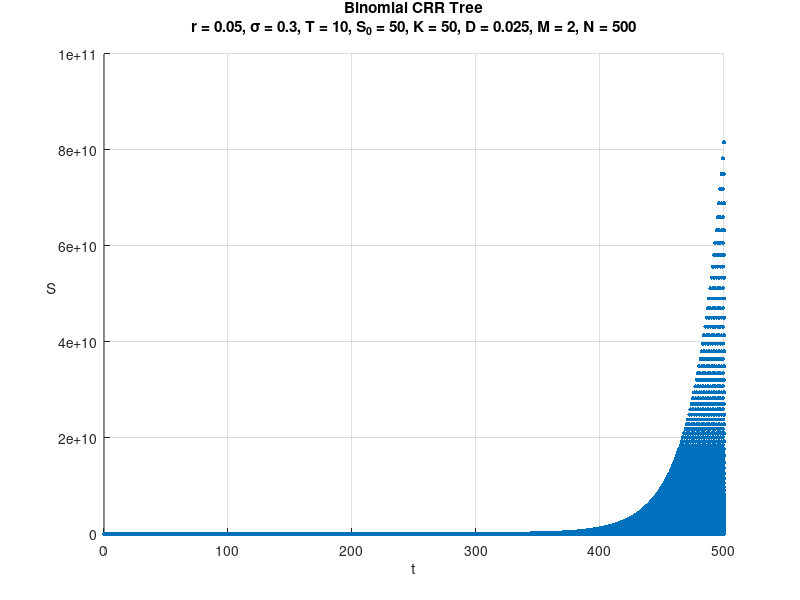

This figure's MATLAB source:
%%%%%%%%%%%%%%%%%%%%%%%%%%%%%%%%%%%%%%%%%%%%%%%%%%%%%%%%
% Binomial Method for Calculating Employee Stock Option%
%%%%%%%%%%%%%%%%%%%%%%%%%%%%%%%%%%%%%%%%%%%%%%%%%%%%%%%%
clear
clc

tic
%%%%%%%%%%%%%%%%%%%%%%%%%% Parameters %%%%%%%%%%%%%%%%%%%%%%%%%%%%%%%%%%%%%
r=0.05; % interest rate
sigma=0.3; % Volatility
T=10; % expiration time
K=50; % Strike Price
s0=50; % Stock Price
N=500; % Number of Time Step
v=3; % Vesting Period
M=2; % The parameter M is the ratio of the stock price to the strike price necessary to trigger voluntary early exercise
exr=0.06; % Exit Rate
D=0.025; % Dividen yield
%%%%%%%%%%%%%%%%%%%%%%%%%%%%%%%%%%%%%%%%%%%%%%%%%%%%%%%%%%%%%%%%%%%%%%%%%%%

%Calculate Other Parameters
delta=T/N;
u=exp(sigma*sqrt(delta));
d=exp(-sigma*sqrt(delta));
p=(exp((r-D)*delta)-d)/(u-d);
fd = exp(-r*delta);
pe = 1-exp(-exr*delta);
S(1,1)=s0;
id = N;

% Build Binomial Tree
for j=2:N+1
    S(1,j)=u*S(1,j-1);
end
for i=2:N+1
    for j=i:N+1
        S(i,j)=d*S(i-1,j-1);
    end
end

% ESO Calculation
O = zeros(N+1,1);
OB = zeros(N+1,1);

for i=1:N+1
    O(i,N+1)=max(S(i,N+1)-K,0);
end

for j=1:N
    for i=1:N+1-j
        if (N-j)*delta>v
            if S(i,N-j+1)< M*K
                O(i,N-j+1)=(exp(-exr*delta)*exp(-r*delta)*(p*O(i,N-j+2)+(1-p)*O(i+1,N-j+2)))+((1-exp(-exr*delta))*max(0,S(i,N-j+1)-K));
            else
                O(i,N-j+1)= S(i,N-j+1)-K;
            end
        else
            O(i,N-j+1)=exp(-exr*delta)*exp(-r*delta)*(p*O(i,N-j+2)+(1-p)*O(i+1,N-j+2));    
        end
    end
end
disp(['ESO Price = ',num2str(O(1))])

for j=1:N+1
    OB(j,N+1)=max(S(j,N+1)-K,0);
end

for j=1:N
    for i=1:N+1-j
        OB(i,N-j+1)=exp(-r*delta)*(p*OB(i,N-j+2)+(1-p)*OB(i+1,N-j+2));    
    end
end

disp(['European Call Option Price = ',num2str(OB(1))])

% Plot Binomial Tree
k=1;
for i=1:N+1
for j=1:i
t(k) = i-1 ;
S1(k)=S(j,i);
k=k+1;
end
end
figure (1)
scatter(t,S1,9,'bd','filled')
hold on

xlabel('t');
ylabel('S','rotation',0);
title ({
    ['Binomial CRR Tree']
    ['r = ' num2str(r) ', \sigma = ' num2str(sigma) ', T = ' num2str(T) ', S_0 = ' num2str(s0) ', K = ' num2str(K) ', D = ' num2str(D) ', M = ' num2str(M) ', N = ' num2str(N)]
    ['']})
grid on
toc